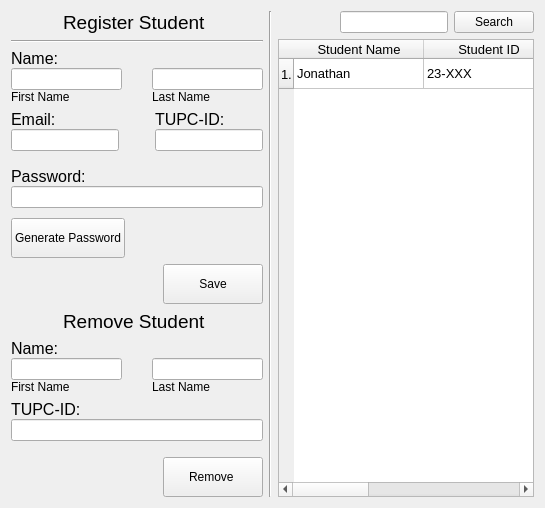
         <widget class="QWidget" name="tabWidgetPage2">
          <attribute name="title">
           <string/>
          </attribute>
          <layout class="QGridLayout" name="gridLayout_8">
           <item row="0" column="0">
            <layout class="QGridLayout" name="gridLayout_7">
             <item row="0" column="0">
              <layout class="QVBoxLayout" name="verticalLayout_25">
               <item alignment="Qt::AlignHCenter">
                <widget class="QLabel" name="label_10">
                 <property name="font">
                  <font>
                   <pointsize>14</pointsize>
                  </font>
                 </property>
                 <property name="text">
                  <string>Register Student </string>
                 </property>
                </widget>
               </item>
               <item>
                <widget class="Line" name="line_2">
                 <property name="orientation">
                  <enum>Qt::Horizontal</enum>
                 </property>
                </widget>
               </item>
               <item>
                <layout class="QVBoxLayout" name="verticalLayout_19">
                 <item>
                  <layout class="QVBoxLayout" name="verticalLayout_14">
                   <property name="spacing">
                    <number>0</number>
                   </property>
                   <item alignment="Qt::AlignLeft">
                    <widget class="QLabel" name="label_13">
                     <property name="font">
                      <font>
                       <pointsize>12</pointsize>
                      </font>
                     </property>
                     <property name="text">
                      <string>Name:</string>
                     </property>
                    </widget>
                   </item>
                   <item>
                    <layout class="QHBoxLayout" name="horizontalLayout_6">
                     <item>
                      <layout class="QVBoxLayout" name="verticalLayout_13">
                       <item>
                        <widget class="QLineEdit" name="first_name_lineedit">
                         <property name="maximumSize">
                          <size>
                           <width>375</width>
                           <height>16777215</height>
                          </size>
                         </property>
                        </widget>
                       </item>
                       <item>
                        <widget class="QLabel" name="label_30">
                         <property name="font">
                          <font>
                           <pointsize>9</pointsize>
                          </font>
                         </property>
                         <property name="text">
                          <string>First Name</string>
                         </property>
                        </widget>
                       </item>
                      </layout>
                     </item>
                     <item>
                      <spacer name="horizontalSpacer_3">
                       <property name="orientation">
                        <enum>Qt::Horizontal</enum>
                       </property>
                       <property name="sizeType">
                        <enum>QSizePolicy::Fixed</enum>
                       </property>
                       <property name="sizeHint" stdset="0">
                        <size>
                         <width>30</width>
                         <height>20</height>
                        </size>
                       </property>
                      </spacer>
                     </item>
                     <item>
                      <layout class="QVBoxLayout" name="verticalLayout_12">
                       <item>
                        <widget class="QLineEdit" name="last_name_lineedit">
                         <property name="maximumSize">
                          <size>
                           <width>375</width>
                           <height>16777215</height>
                          </size>
                         </property>
                        </widget>
                       </item>
                       <item>
                        <widget class="QLabel" name="label_12">
                         <property name="font">
                          <font>
                           <pointsize>9</pointsize>
                          </font>
                         </property>
                         <property name="text">
                          <string>Last Name</string>
                         </property>
                        </widget>
                       </item>
                      </layout>
                     </item>
                    </layout>
                   </item>
                  </layout>
                 </item>
                 <item>
                  <layout class="QHBoxLayout" name="horizontalLayout_7">
                   <item>
                    <layout class="QVBoxLayout" name="verticalLayout_15">
                     <property name="spacing">
                      <number>0</number>
                     </property>
                     <item alignment="Qt::AlignLeft">
                      <widget class="QLabel" name="label_14">
                       <property name="font">
                        <font>
                         <pointsize>12</pointsize>
                        </font>
                       </property>
                       <property name="text">
                        <string>Email:</string>
                       </property>
                      </widget>
                     </item>
                     <item alignment="Qt::AlignVCenter">
                      <widget class="QLineEdit" name="email_stdnt_lineedit">
                       <property name="maximumSize">
                        <size>
                         <width>375</width>
                         <height>16777215</height>
                        </size>
                       </property>
                      </widget>
                     </item>
                     <item>
                      <spacer name="verticalSpacer_8">
                       <property name="orientation">
                        <enum>Qt::Vertical</enum>
                       </property>
                       <property name="sizeType">
                        <enum>QSizePolicy::Fixed</enum>
                       </property>
                       <property name="sizeHint" stdset="0">
                        <size>
                         <width>20</width>
                         <height>10</height>
                        </size>
                       </property>
                      </spacer>
                     </item>
                    </layout>
                   </item>
                   <item>
                    <spacer name="horizontalSpacer_9">
                     <property name="orientation">
                      <enum>Qt::Horizontal</enum>
                     </property>
                     <property name="sizeType">
                      <enum>QSizePolicy::Fixed</enum>
                     </property>
                     <property name="sizeHint" stdset="0">
                      <size>
                       <width>30</width>
                       <height>20</height>
                      </size>
                     </property>
                    </spacer>
                   </item>
                   <item>
                    <layout class="QVBoxLayout" name="verticalLayout_18">
                     <property name="spacing">
                      <number>0</number>
                     </property>
                     <item alignment="Qt::AlignLeft">
                      <widget class="QLabel" name="label_16">
                       <property name="font">
                        <font>
                         <pointsize>12</pointsize>
                        </font>
                       </property>
                       <property name="text">
                        <string>TUPC-ID:</string>
                       </property>
                      </widget>
                     </item>
                     <item alignment="Qt::AlignVCenter">
                      <widget class="QLineEdit" name="tupc_id_lineedit">
                       <property name="maximumSize">
                        <size>
                         <width>375</width>
                         <height>16777215</height>
                        </size>
                       </property>
                      </widget>
                     </item>
                     <item>
                      <spacer name="verticalSpacer_9">
                       <property name="orientation">
                        <enum>Qt::Vertical</enum>
                       </property>
                       <property name="sizeType">
                        <enum>QSizePolicy::Fixed</enum>
                       </property>
                       <property name="sizeHint" stdset="0">
                        <size>
                         <width>20</width>
                         <height>10</height>
                        </size>
                       </property>
                      </spacer>
                     </item>
                    </layout>
                   </item>
                  </layout>
                 </item>
                 <item>
                  <layout class="QVBoxLayout" name="verticalLayout_17">
                   <property name="spacing">
                    <number>0</number>
                   </property>
                   <item>
                    <layout class="QVBoxLayout" name="verticalLayout_16">
                     <item>
                      <widget class="QLabel" name="label_15">
                       <property name="font">
                        <font>
                         <pointsize>12</pointsize>
                        </font>
                       </property>
                       <property name="text">
                        <string>Password:</string>
                       </property>
                      </widget>
                     </item>
                     <item>
                      <widget class="QLineEdit" name="password_stdnt_reg">
                       <property name="maximumSize">
                        <size>
                         <width>600</width>
                         <height>16777215</height>
                        </size>
                       </property>
                      </widget>
                     </item>
                     <item>
                      <spacer name="verticalSpacer_7">
                       <property name="orientation">
                        <enum>Qt::Vertical</enum>
                       </property>
                       <property name="sizeType">
                        <enum>QSizePolicy::Fixed</enum>
                       </property>
                       <property name="sizeHint" stdset="0">
                        <size>
                         <width>20</width>
                         <height>10</height>
                        </size>
                       </property>
                      </spacer>
                     </item>
                    </layout>
                   </item>
                   <item alignment="Qt::AlignLeft">
                    <widget class="QPushButton" name="pass_generate_stdnt">
                     <property name="minimumSize">
                      <size>
                       <width>100</width>
                       <height>40</height>
                      </size>
                     </property>
                     <property name="text">
                      <string>Generate Password</string>
                     </property>
                    </widget>
                   </item>
                  </layout>
                 </item>
                 <item alignment="Qt::AlignRight">
                  <widget class="QPushButton" name="send_stdnt_cred">
                   <property name="minimumSize">
                    <size>
                     <width>100</width>
                     <height>40</height>
                    </size>
                   </property>
                   <property name="text">
                    <string>Save</string>
                   </property>
                  </widget>
                 </item>
                </layout>
               </item>
               <item alignment="Qt::AlignHCenter">
                <widget class="QLabel" name="label_11">
                 <property name="font">
                  <font>
                   <pointsize>14</pointsize>
                  </font>
                 </property>
                 <property name="text">
                  <string>Remove Student </string>
                 </property>
                </widget>
               </item>
               <item>
                <layout class="QVBoxLayout" name="verticalLayout_24">
                 <item>
                  <layout class="QVBoxLayout" name="verticalLayout_20">
                   <property name="spacing">
                    <number>0</number>
                   </property>
                   <item alignment="Qt::AlignLeft">
                    <widget class="QLabel" name="label_17">
                     <property name="font">
                      <font>
                       <pointsize>12</pointsize>
                      </font>
                     </property>
                     <property name="text">
                      <string>Name:</string>
                     </property>
                    </widget>
                   </item>
                   <item>
                    <layout class="QHBoxLayout" name="horizontalLayout_8">
                     <item>
                      <layout class="QVBoxLayout" name="verticalLayout_21">
                       <item>
                        <widget class="QLineEdit" name="first_name_lineedit_remove"/>
                       </item>
                       <item>
                        <widget class="QLabel" name="last_name_lineedit_remove">
                         <property name="font">
                          <font>
                           <pointsize>9</pointsize>
                          </font>
                         </property>
                         <property name="text">
                          <string>First Name</string>
                         </property>
                        </widget>
                       </item>
                      </layout>
                     </item>
                     <item>
                      <spacer name="horizontalSpacer_4">
                       <property name="orientation">
                        <enum>Qt::Horizontal</enum>
                       </property>
                       <property name="sizeType">
                        <enum>QSizePolicy::Fixed</enum>
                       </property>
                       <property name="sizeHint" stdset="0">
                        <size>
                         <width>30</width>
                         <height>20</height>
                        </size>
                       </property>
                      </spacer>
                     </item>
                     <item>
                      <layout class="QVBoxLayout" name="verticalLayout_22">
                       <item>
                        <widget class="QLineEdit" name="lineEdit_7"/>
                       </item>
                       <item>
                        <widget class="QLabel" name="label_18">
                         <property name="font">
                          <font>
                           <pointsize>9</pointsize>
                          </font>
                         </property>
                         <property name="text">
                          <string>Last Name</string>
                         </property>
                        </widget>
                       </item>
                      </layout>
                     </item>
                    </layout>
                   </item>
                  </layout>
                 </item>
                 <item>
                  <layout class="QVBoxLayout" name="verticalLayout_23">
                   <property name="spacing">
                    <number>0</number>
                   </property>
                   <item alignment="Qt::AlignLeft">
                    <widget class="QLabel" name="label_19">
                     <property name="font">
                      <font>
                       <pointsize>12</pointsize>
                      </font>
                     </property>
                     <property name="text">
                      <string>TUPC-ID:</string>
                     </property>
                    </widget>
                   </item>
                   <item alignment="Qt::AlignVCenter">
                    <widget class="QLineEdit" name="tupc_id_remove_lineedit">
                     <property name="maximumSize">
                      <size>
                       <width>600</width>
                       <height>16777215</height>
                      </size>
                     </property>
                    </widget>
                   </item>
                   <item>
                    <spacer name="verticalSpacer_10">
                     <property name="orientation">
                      <enum>Qt::Vertical</enum>
                     </property>
                     <property name="sizeType">
                      <enum>QSizePolicy::Fixed</enum>
                     </property>
                     <property name="sizeHint" stdset="0">
                      <size>
                       <width>20</width>
                       <height>10</height>
                      </size>
                     </property>
                    </spacer>
                   </item>
                  </layout>
                 </item>
                 <item alignment="Qt::AlignRight">
                  <widget class="QPushButton" name="del_student_inlist">
                   <property name="minimumSize">
                    <size>
                     <width>100</width>
                     <height>40</height>
                    </size>
                   </property>
                   <property name="text">
                    <string>Remove </string>
                   </property>
                  </widget>
                 </item>
                </layout>
               </item>
              </layout>
             </item>
             <item row="0" column="2">
              <layout class="QVBoxLayout" name="verticalLayout_11">
               <item>
                <layout class="QGridLayout" name="gridLayout_6">
                 <item row="0" column="0">
                  <layout class="QHBoxLayout" name="horizontalLayout_5">
                   <item>
                    <spacer name="horizontalSpacer_26">
                     <property name="orientation">
                      <enum>Qt::Horizontal</enum>
                     </property>
                     <property name="sizeHint" stdset="0">
                      <size>
                       <width>40</width>
                       <height>20</height>
                      </size>
                     </property>
                    </spacer>
                   </item>
                   <item>
                    <widget class="QLineEdit" name="search_bar_stdnt"/>
                   </item>
                   <item>
                    <widget class="QPushButton" name="search_student_btn">
                     <property name="text">
                      <string>Search</string>
                     </property>
                    </widget>
                   </item>
                  </layout>
                 </item>
                </layout>
               </item>
               <item>
                <widget class="QTableWidget" name="list_registered_stdnt">
                 <property name="font">
                  <font>
                   <pointsize>10</pointsize>
                  </font>
                 </property>
                 <property name="frameShadow">
                  <enum>QFrame::Plain</enum>
                 </property>
                 <property name="editTriggers">
                  <set>QAbstractItemView::AnyKeyPressed|QAbstractItemView::DoubleClicked|QAbstractItemView::EditKeyPressed|QAbstractItemView::SelectedClicked</set>
                 </property>
                 <attribute name="horizontalHeaderDefaultSectionSize">
                  <number>130</number>
                 </attribute>
                 <row>
                  <property name="text">
                   <string>1.</string>
                  </property>
                 </row>
                 <column>
                  <property name="text">
                   <string>Student Name</string>
                  </property>
                 </column>
                 <column>
                  <property name="text">
                   <string>Student ID</string>
                  </property>
                 </column>
                 <column>
                  <property name="text">
                   <string>Email</string>
                  </property>
                 </column>
                 <item row="0" column="0">
                  <property name="text">
                   <string>Jonathan</string>
                  </property>
                 </item>
                 <item row="0" column="1">
                  <property name="text">
                   <string>23-XXX</string>
                  </property>
                 </item>
                 <item row="0" column="2">
                  <property name="text">
                   <string>xxx@gsfe.com.ph</string>
                  </property>
                 </item>
                </widget>
               </item>
              </layout>
             </item>
             <item row="0" column="1">
              <widget class="Line" name="line">
               <property name="orientation">
                <enum>Qt::Vertical</enum>
               </property>
              </widget>
             </item>
            </layout>
           </item>
          </layout>
         </widget>
